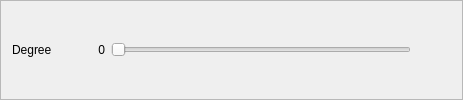
     <widget class="QFrame" name="frame_4">
      <property name="frameShape">
       <enum>QFrame::StyledPanel</enum>
      </property>
      <property name="frameShadow">
       <enum>QFrame::Raised</enum>
      </property>
      <layout class="QHBoxLayout" name="horizontalLayout_12">
       <property name="topMargin">
        <number>0</number>
       </property>
       <property name="bottomMargin">
        <number>0</number>
       </property>
       <item>
        <layout class="QHBoxLayout" name="horizontalLayout_11">
         <item>
          <widget class="QLabel" name="label_10">
           <property name="minimumSize">
            <size>
             <width>80</width>
             <height>0</height>
            </size>
           </property>
           <property name="text">
            <string>Degree</string>
           </property>
          </widget>
         </item>
         <item>
          <widget class="QLabel" name="label_7">
           <property name="sizePolicy">
            <sizepolicy hsizetype="Minimum" vsizetype="Preferred">
             <horstretch>0</horstretch>
             <verstretch>0</verstretch>
            </sizepolicy>
           </property>
           <property name="styleSheet">
            <string notr="true">QLabel{
	
	font: 700 12pt &quot;Segoe UI&quot;;
}</string>
           </property>
           <property name="text">
            <string>0</string>
           </property>
           <property name="alignment">
            <set>Qt::AlignRight|Qt::AlignTrailing|Qt::AlignVCenter</set>
           </property>
          </widget>
         </item>
         <item>
          <widget class="QSlider" name="horizontalSlider">
           <property name="enabled">
            <bool>true</bool>
           </property>
           <property name="sizePolicy">
            <sizepolicy hsizetype="Fixed" vsizetype="Fixed">
             <horstretch>0</horstretch>
             <verstretch>0</verstretch>
            </sizepolicy>
           </property>
           <property name="minimumSize">
            <size>
             <width>300</width>
             <height>0</height>
            </size>
           </property>
           <property name="styleSheet">
            <string notr="true">QSlider{
	margin-right:100px;
}</string>
           </property>
           <property name="minimum">
            <number>0</number>
           </property>
           <property name="maximum">
            <number>3</number>
           </property>
           <property name="singleStep">
            <number>1</number>
           </property>
           <property name="pageStep">
            <number>10</number>
           </property>
           <property name="sliderPosition">
            <number>0</number>
           </property>
           <property name="orientation">
            <enum>Qt::Horizontal</enum>
           </property>
           <property name="tickInterval">
            <number>0</number>
           </property>
          </widget>
         </item>
         <item>
          <spacer name="horizontalSpacer">
           <property name="orientation">
            <enum>Qt::Horizontal</enum>
           </property>
           <property name="sizeHint" stdset="0">
            <size>
             <width>40</width>
             <height>20</height>
            </size>
           </property>
          </spacer>
         </item>
        </layout>
       </item>
      </layout>
     </widget>
